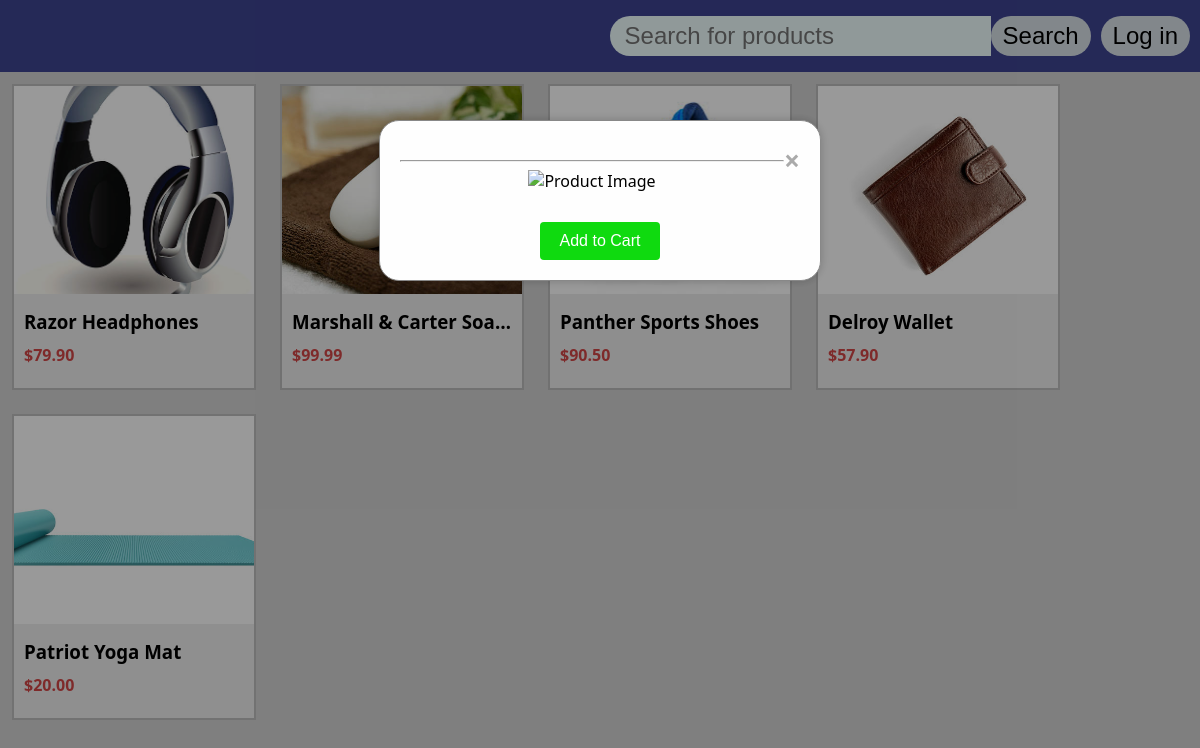
The app's page /frontend/index.php with its own data.
### tables this page shows
CREATE TABLE `products` (
	`product_id`	int NOT NULL AUTO_INCREMENT,
	`name`	varchar(50) NOT NULL,
	`price`	decimal(4,2) NOT NULL,
	`picture`	varchar(100) NOT NULL,
	`description`	varchar(500) NOT NULL,
	PRIMARY KEY(`product_id`)
);

### frontend/index.php (the view, shortened to what this page needs)
<?php
include "./sql_con.php";
?>
<!DOCTYPE html>
<html lang="en">
<head>
    <link rel="stylesheet" type="text/css" href="./design.css">
    <link rel="stylesheet" type="text/css" href="./homepage.css">
</head>
<body>
    <?php include "./navbar.php"; ?>
    <?php
    function getAllProducts()
    {
        global $con;
        $query = $con->prepare("SELECT * FROM `products`");
        if ($query->execute()) {
            $query->bind_result($product_id, $name, $price, $picture, $description);
            $query->store_result();
            while ($query->fetch()) {
                echo '<div class="cell" data-product-id="' . $product_id . '"  data-description="' . $description . '"><div class="product"><img src="./productimages/' . $picture . '" alt="Image of ' . $name . '"><div class="product-details"><h3>' . $name . '</h3><p>$' . $price . '</p><br>';
                echo '</div></div></div></div>';
            }
        } else {
            echo "Error executing query.";
        }
    }
    try {
        if (isset($_POST["search_query"])) {
            if ($_POST["search_query"] == null) {
                getAllProducts();
            } else {
                $search_query = $_POST["search_query"];
                $query = "SELECT * FROM `products` WHERE `name` LIKE '%$search_query%'";
                $result = mysqli_query($con, $query);
                if ($result) {
                    while ($row = mysqli_fetch_assoc($result)) {
                        $product_id = $row['product_id'];
                        $name = $row['name'];
                        $price = $row['price'];
                        $picture = $row['picture'];
                        $description = $row['description'];
                        echo '<div class="cell" data-product-id="' . $product_id . '"  data-description="' . $description . '"><div class="product"><img src="./productimages/' . $picture . '" alt="Image of ' . $name . '"><div class="product-details"><h3>' . $name . '</h3><p>$' . $price . '</p><br>';
                        if (isset($_SESSION["user_id"])) {
                            echo '<a href="/cart/addtoCart.php?product_id=' . $product_id . '" class="cell-btn">Add to cart</a>';
                        }
                        echo '</div></div></div></div>';
                    }
                } else {
                    echo "Error executing query.";
                }
            }
        } else {
            throw new Exception("No searches made");
        }
    } catch (\Throwable $th) {
        getAllProducts();
    }
    ?>
    <div id="myModal" class="modal">
        <div class="modal-content">
            <span class="close">&times;</span>
            <div class="product-details">
                <h3 id="product-name"></h3><hr>
                <div class="product-image">
                    <img id="product-image" alt="Product Image">
                </div>
                <button class="add-to-cart-btn">Add to Cart</button>
            </div>
        </div>
    </div>
</body>
</html>

### frontend/navbar.php (shortened to what this page needs)
<div id="navbar">
    <div>
        <?php
        if (!isset($_SESSION["privilege"])) {
            echo '<a href="./login/index.php"><button class="navbarbutton">Log in</button></a>';
        }
        ?>
        <form action="/" method="post">
            <button class="navbarbutton" type="submit">Search</button>
            <input type="text" id="navbar_search" name="search_query" placeholder="Search for products">
        </form>
    </div>
</div>

### frontend/design.css (style rules this page uses)
body { background-color: lightgray; margin: 0%; font-family: 'Segoe UI', Tahoma, Geneva, Verdana, sans-serif; }
#navbar { min-width: 100%; min-height: 10%; display: flexbox; align-items: center; justify-content: space-between; background-color: #3E4491; text-align: left; padding-bottom: 1em; padding-top: 1em; overflow: auto; }
.navbarbutton { border-radius: 20px; border: none; padding: 6px 1vw; margin-right: 10px; float: right; width: fit-content; align-items: center; justify-content: center; }
#navbar_search { border: none; border-top-left-radius: 20px; border-bottom-left-radius: 20px; padding: 6px; padding-left: 15px; background-color: azure; margin-left: 2px; float: right; width: 30%; font-size: 2vw; }
button, .button, select { border-radius: 20px; padding: 6px; font-size: 2vw; background-color: #D8E1E7; transition: 0.2s linear; }

### frontend/homepage.css (style rules this page uses)
.cell { border: solid 2px rgb(189, 189, 189); display: flex; color: black; background: rgb(237, 237, 237); width: 20vw; transition: 0.3s; float: left; margin-top: 1%; margin-right: 1%; margin-left: 1%; margin-bottom: 1%; overflow: hidden; }
.product>img { height: 13rem; width: 100%; object-fit: cover; margin-bottom: 10px; }
.product { width: 100%; }
.product h3 { margin: 0 0 0 10px; text-overflow: ellipsis; overflow: hidden; white-space: nowrap; }
.product p { margin: 10px 0 0 10px; font-weight: bold; color: rgb(210, 70, 70); }
.modal { position: fixed; z-index: 1; left: 0; top: 0; width: 100%; height: 100%; overflow: auto; background-color: rgba(0, 0, 0, 0.4); }
.modal-content { background-color: #fefefe; margin: 10% auto; padding: 20px; border: 1px solid #888; max-width: 400px; box-shadow: 0 0 10px rgba(0, 0, 0, 0.2); border-radius: 20px; }
.modal-content .close { color: #aaa; float: right; font-size: 28px; font-weight: bold; cursor: pointer; }
.modal-content .product-details { text-align: center; }
.modal-content .product-image { text-align: center; }
.modal-content .product-image img { max-width: 100%; max-height: 200px; margin-bottom: 10px; }
.modal-content .add-to-cart-btn { background-color: rgb(15, 218, 15); color: white; border: none; padding: 10px 20px; text-align: center; text-decoration: none; display: inline-block; font-size: 16px; cursor: pointer; border-radius: 4px; }

### records on screen
products: picture (picture), name "Razor Headphones", price "79.90"
products: name "Marshall & Carter Soa…", price "99.99"
products: name "Panther Sports Shoes", price "90.50"
products: picture (picture), name "Delroy Wallet", price "57.90"
products: picture (picture), name "Patriot Yoga Mat", price "20.00"
